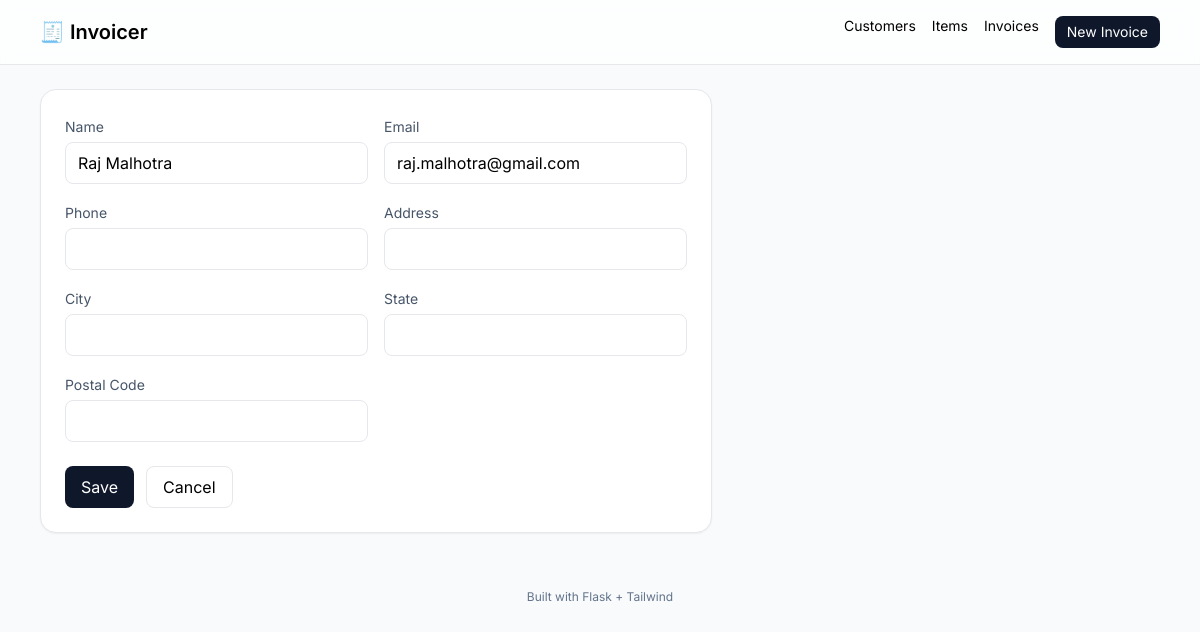
Page /customers/1/edit on the earlier database version.
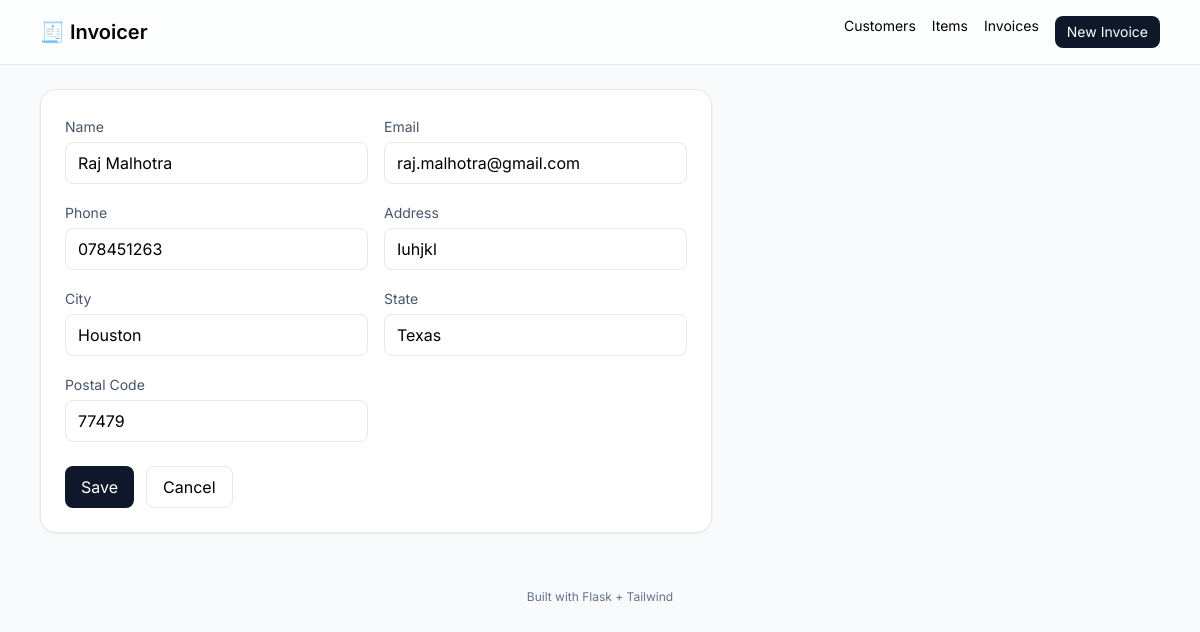
Same page on the later database version.
### app.py (models this page shows)
class Customer(db.Model):
    id = db.Column(db.Integer, primary_key=True)
    name = db.Column(db.String(120), nullable=False)
    email = db.Column(db.String(200), nullable=False)
    phone = db.Column(db.String(50))
    address = db.Column(db.String(200))
    city = db.Column(db.String(100))
    state = db.Column(db.String(50))
    postal_code = db.Column(db.String(20))
    created_at = db.Column(db.DateTime, default=datetime.utcnow)

### app.py (the view, shortened to what this page needs)
@app.route("/customers/<int:cid>/edit", methods=["GET", "POST"])
def customers_edit(cid):
    c = Customer.query.get_or_404(cid)
    return render_template("customer_form.html", customer=c)

### templates/customer_form.html (shortened to what this page needs)
{% extends "base.html" %}
{% block content %}
<form method="post" class="bg-white rounded-2xl shadow-sm border p-6 max-w-2xl">
  <div class="grid md:grid-cols-2 gap-4">
    <div>
      <label class="text-sm text-slate-600">Name</label>
      <input required name="name" value="{{ customer.name if customer }}" class="mt-1 w-full px-3 py-2 rounded-lg border">
    </div>
    <div>
      <label class="text-sm text-slate-600">Email</label>
      <input required type="email" name="email" value="{{ customer.email if customer }}" class="mt-1 w-full px-3 py-2 rounded-lg border">
    </div>
    <div>
      <label class="text-sm text-slate-600">Phone</label>
      <input name="phone" value="{{ customer.phone if customer }}" class="mt-1 w-full px-3 py-2 rounded-lg border">
    </div>
    <div>
      <label class="text-sm text-slate-600">Address</label>
      <input name="address" value="{{ customer.address if customer }}" class="mt-1 w-full px-3 py-2 rounded-lg border">
    </div>
    <div>
      <label class="text-sm text-slate-600">City</label>
      <input name="city" value="{{ customer.city if customer }}" class="mt-1 w-full px-3 py-2 rounded-lg border">
    </div>
    <div>
      <label class="text-sm text-slate-600">State</label>
      <input name="state" value="{{ customer.state if customer }}" class="mt-1 w-full px-3 py-2 rounded-lg border">
    </div>
    <div>
      <label class="text-sm text-slate-600">Postal Code</label>
      <input name="postal_code" value="{{ customer.postal_code if customer }}" class="mt-1 w-full px-3 py-2 rounded-lg border">
    </div>
  </div>
  <div class="mt-6 flex gap-3">
    <button class="px-4 py-2 rounded-lg bg-slate-900 text-white">Save</button>
    <a class="px-4 py-2 rounded-lg border" href="{{ url_for('customers') }}">Cancel</a>
  </div>
</form>
{% endblock %}

Differences in the rows shown:
changed Customer "Raj Malhotra": phone (not shown) → "078451263"; address (not shown) → "Iuhjkl"; city (not shown) → "Houston"; state (not shown) → "Texas"; postal_code (not shown) → "77479"
